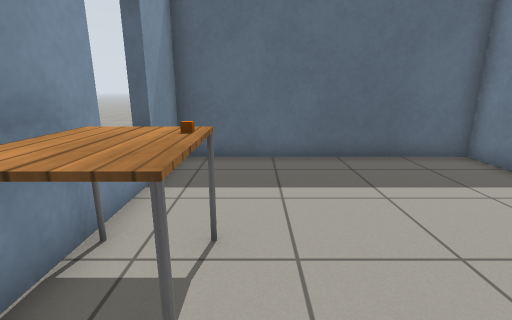
View 1 (above)

19 first-person views from a walk through a world built for the Gazebo simulator. The camera is 1 m above the floor, tilts 14° down and sees 85° across. The floor is counted in squares, 0.5 m on a side. Each view is taken from the middle of a square. On the plan, view 1 faces up. The plan holds only what a view shows up to about 17 squares ahead; the rest is blank. Simple patterns stand in for the simulator's built-in surfaces.

View 2
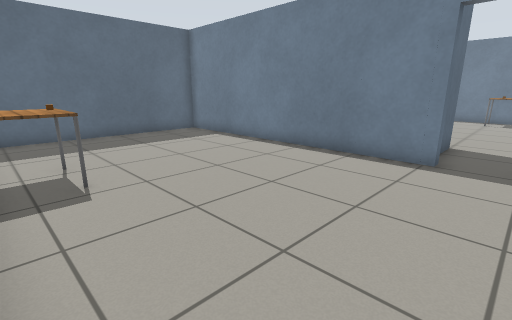

View 3
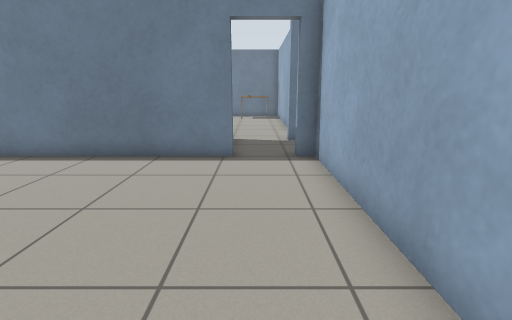

View 4
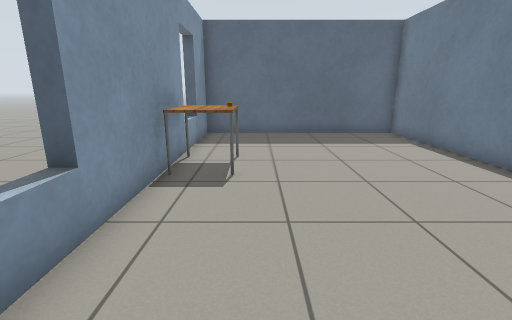

View 5
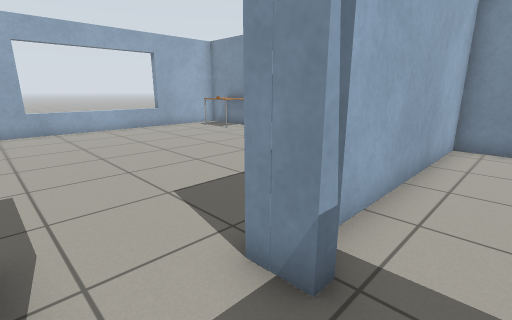

View 6
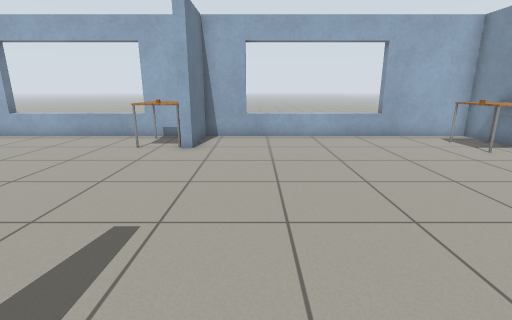

View 7
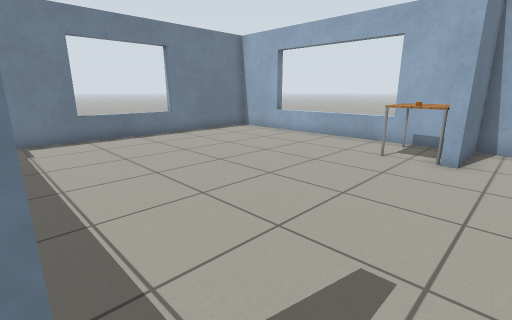

View 8
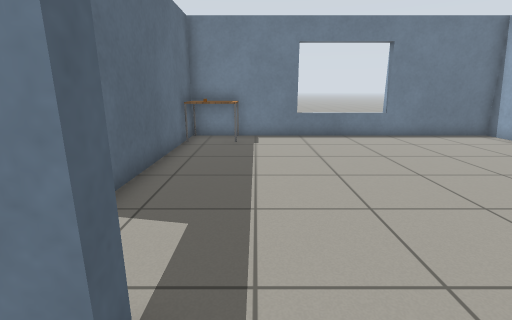

View 9
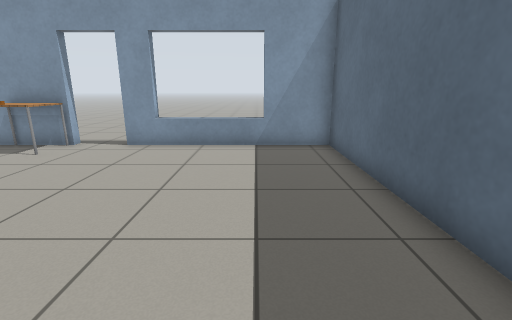

View 10
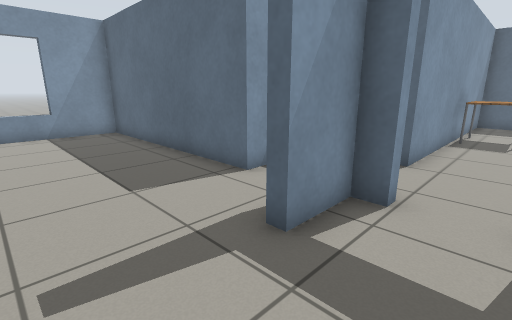

View 11
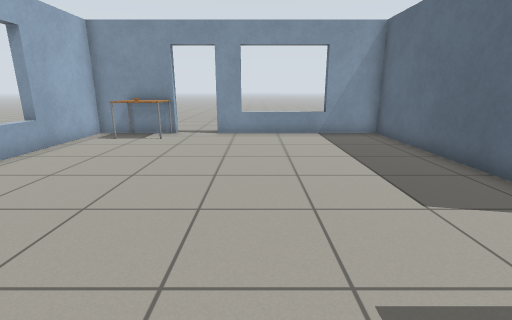

View 12
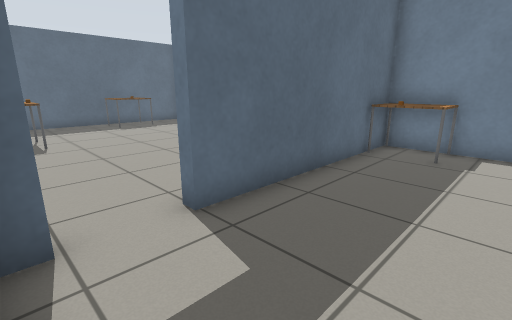

View 13
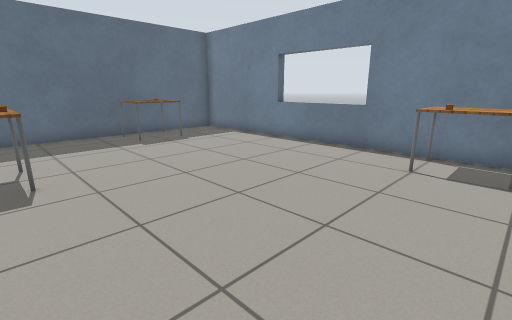

View 14
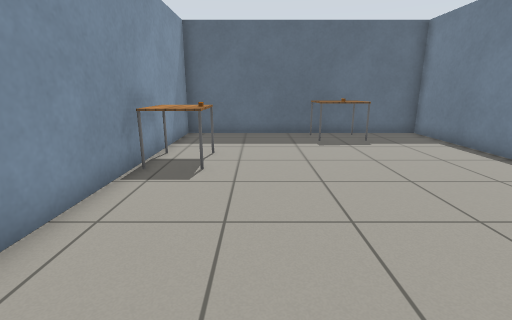

View 15
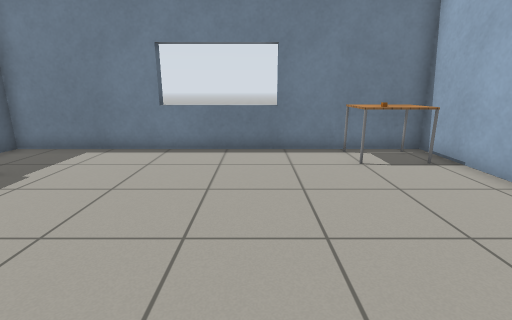

View 16
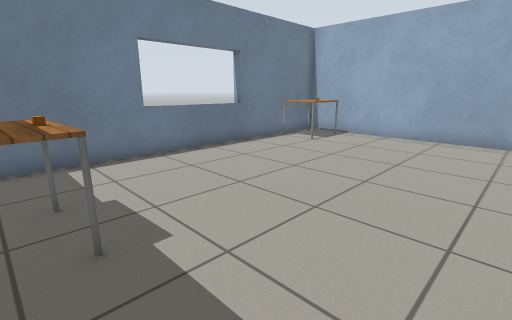

View 17
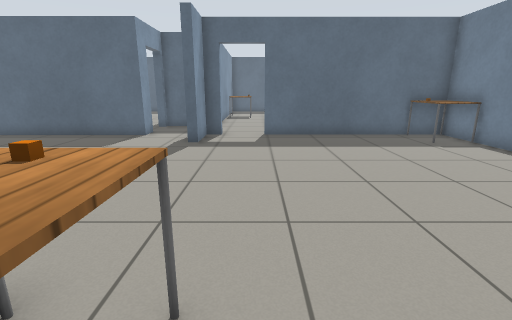

View 18
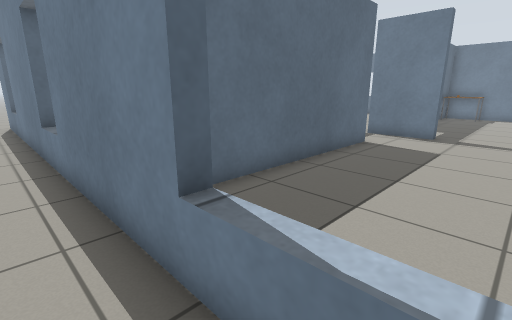

View 19
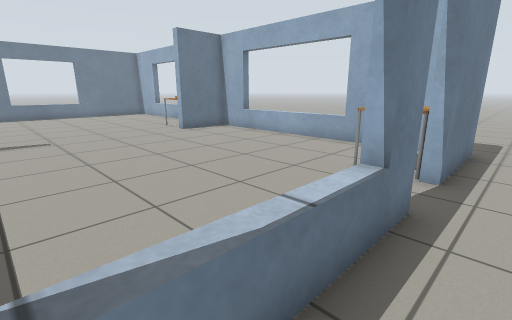

### Floor plan
Points are (right, up) in squares from view 1. A wall is a line through its corners. A room is listed if a view was taken in it or the views show most of it. See-through windows are left out.
Room 1 (views 1, 2, 3, 4)
walls: (-2.3, 1.2) (-2.3, -2.9); (-2.2, -1.4) (-2.8, -1.4); (-2.2, 6.2) (-2.8, 6.2); (6.5, -3.3) (6.5, 8.4) (-2.3, 8.4) (-2.3, 3.6); (-2.3, -4.4) (-2.3, -5.9) (6.5, -5.9) (6.5, -5.3)
ways out: open door at (7, -4.5) to room 2
objects: table (-2, 2) to (-1, 3); orange box (-1, 3)
Room 2 (view 5)
walls: (9.3, -6.5) (9.3, -5.3) (9.8, -5.3); (9.7, -3) (6.9, -3); (6.9, -5.3) (6.9, -6.2)
ways out: open door at (7, -4.5) to room 1; opening at (8, -6) to room 3; opening at (9.5, -4.5) to room 4
Room 3 (views 6, 7, 8, 9, 10, 11, 12, 17)
walls: (10.1, -19.5) (20.6, -19.5) (20.6, -6.2) (12.4, -6.2); (10.4, -6.2) (9.7, -6.2) (9.7, -8.1) (9.3, -8.1) (9.3, -6.5); (6.9, -6.2) (-2.3, -6.2) (-2.3, -13.9); (-2.9, -12.7) (-2.2, -12.7); (-2.2, -8.7) (-2.8, -8.7); (-2.3, -18.6) (-2.3, -19.5) (9.4, -19.5)
ways out: opening at (8, -6) to room 2; open door at (11.5, -6) to room 4; opening at (-3, -16.5) to room 5; open door at (-2.5, -14.5) to room 5
objects: table (-2, -18) to (-1, -16); other object (-1, -17); table (10, -19) to (11, -18); orange box (10, -17) to (11, -17); table (19, -8) to (20, -7); other object (19, -7)
Room 4 (views 13, 14, 15, 16)
walls: (12.4, -5.9) (20.6, -5.9) (20.6, 8.4) (9.7, 8.4) (9.7, -3)
ways out: opening at (9.5, -4.5) to room 2; open door at (11.5, -6) to room 3
objects: table (10, 2) to (11, 4); other object (11, 3); other object (16, 6) to (17, 6); table (16, 7) to (17, 8); table (19, -5) to (20, -3); other object (19, -4)
Room 5 (views 18, 19)
walls: (-2.7, -13.9) (-2.7, 8.7); (-2.7, -19.9) (-2.7, -17.1)
ways out: opening at (-3, -16.5) to room 3; open door at (-2.5, -14.5) to room 3

Positions as (right, up) in squares from view 1, and headings:
1: (0, 0), facing up
2: (-2, -5), facing up-right
3: (-2, -4), facing right
4: (0, -5), facing up
5: (9, -4), facing down-left
6: (7, -7), facing down
7: (8, -8), facing down-right
8: (8, -9), facing right
9: (8, -9), facing left
10: (12, -11), facing up-left
11: (11, -12), facing left
12: (10, -10), facing up-right
13: (11, -5), facing up-right
14: (13, -5), facing up
15: (11, 0), facing right
16: (12, 7), facing down-right
17: (12, -19), facing up
18: (-4, -11), facing up-right
19: (-4, -9), facing down-right
